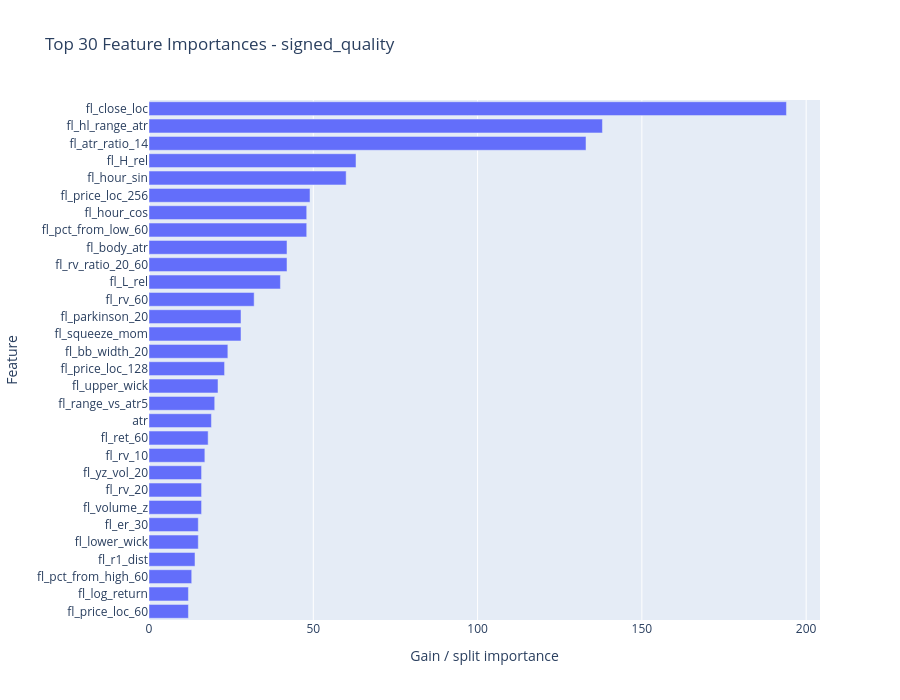

Write notebook code for a chart like this one.
### Code cell
# Model importance snapshot for the primary deployment model
importance_df = pd.DataFrame({
    "feature": features,
    "importance": final_models[PRIMARY_TARGET].feature_importances_,
}).sort_values("importance", ascending=False).reset_index(drop=True)

display(importance_df.head(30))

fig = go.Figure(go.Bar(
    x=importance_df.head(30)["importance"][::-1],
    y=importance_df.head(30)["feature"][::-1],
    orientation="h",
))
fig.update_layout(
    title=f"Top 30 Feature Importances - {PRIMARY_TARGET}",
    height=700,
    xaxis_title="Gain / split importance",
    yaxis_title="Feature",
)
fig.show()

### Figure 1 — Plotly figure (JSON) as saved in the notebook; plotly's stock layout.template omitted (floating-point values rounded to 4 significant figures)
{"data": [{"orientation": "h", "type": "bar", "x": [12, 12, 13, 14, 15, 15, 16, 16, 16, 17, 18, 19, 20, 21, 23, 24, 28, 28, 32, 40, 42, 42, 48, 48, 49, 60, 63, 133, 138, 194], "y": ["fl_price_loc_60", "fl_log_return", "fl_pct_from_high_60", "fl_r1_dist", "fl_lower_wick", "fl_er_30", "fl_volume_z", "fl_rv_20", "fl_yz_vol_20", "fl_rv_10", "fl_ret_60", "atr", "fl_range_vs_atr5", "fl_upper_wick", "fl_price_loc_128", "fl_bb_width_20", "fl_squeeze_mom", "fl_parkinson_20", "fl_rv_60", "fl_L_rel", "fl_rv_ratio_20_60", "fl_body_atr", "fl_pct_from_low_60", "fl_hour_cos", "fl_price_loc_256", "fl_hour_sin", "fl_H_rel", "fl_atr_ratio_14", "fl_hl_range_atr", "fl_close_loc"]}], "layout": {"height": 700, "title": {"text": "Top 30 Feature Importances - signed_quality"}, "xaxis": {"title": {"text": "Gain / split importance"}}, "yaxis": {"title": {"text": "Feature"}}}}
